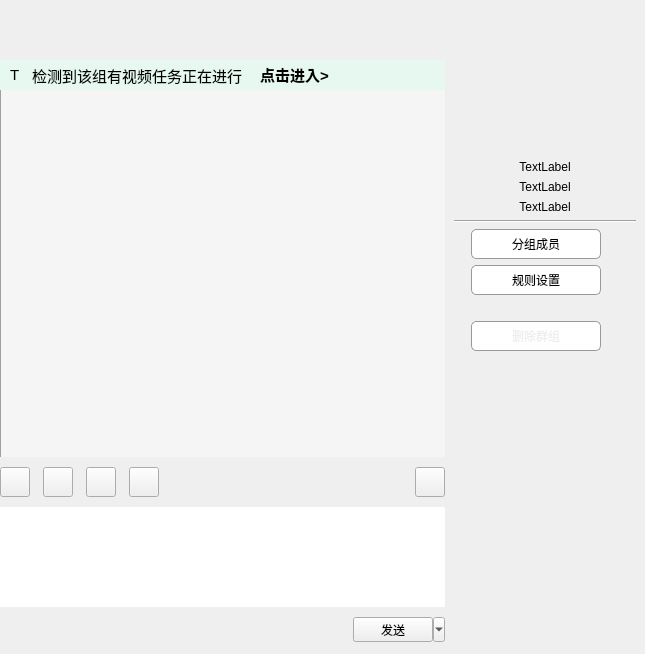
       <widget class="QWidget" name="widgetMsgArea" native="true">
        <property name="sizePolicy">
         <sizepolicy hsizetype="Preferred" vsizetype="Preferred">
          <horstretch>0</horstretch>
          <verstretch>0</verstretch>
         </sizepolicy>
        </property>
        <property name="minimumSize">
         <size>
          <width>0</width>
          <height>0</height>
         </size>
        </property>
        <property name="maximumSize">
         <size>
          <width>16777215</width>
          <height>16777215</height>
         </size>
        </property>
        <property name="mouseTracking">
         <bool>true</bool>
        </property>
        <property name="styleSheet">
         <string notr="true"/>
        </property>
        <layout class="QGridLayout" name="gridLayout_2">
         <property name="leftMargin">
          <number>0</number>
         </property>
         <property name="topMargin">
          <number>0</number>
         </property>
         <property name="rightMargin">
          <number>0</number>
         </property>
         <property name="bottomMargin">
          <number>0</number>
         </property>
         <property name="spacing">
          <number>0</number>
         </property>
         <item row="2" column="2">
          <widget class="QStackedWidget" name="stackedWidgetInfo">
           <property name="minimumSize">
            <size>
             <width>200</width>
             <height>0</height>
            </size>
           </property>
           <property name="maximumSize">
            <size>
             <width>200</width>
             <height>16777215</height>
            </size>
           </property>
           <property name="mouseTracking">
            <bool>true</bool>
           </property>
           <property name="styleSheet">
            <string notr="true">border-left:1px solid #eee</string>
           </property>
           <property name="currentIndex">
            <number>0</number>
           </property>
           <widget class="QWidget" name="pageContactsInfo">
            <property name="minimumSize">
             <size>
              <width>200</width>
              <height>0</height>
             </size>
            </property>
            <property name="maximumSize">
             <size>
              <width>200</width>
              <height>16777215</height>
             </size>
            </property>
            <property name="mouseTracking">
             <bool>true</bool>
            </property>
            <layout class="QGridLayout" name="gridLayout_5">
             <item row="5" column="1">
              <widget class="QPushButton" name="btnMem">
               <property name="minimumSize">
                <size>
                 <width>130</width>
                 <height>30</height>
                </size>
               </property>
               <property name="styleSheet">
                <string notr="true">border:1px solid #999; border-radius:5%;
background:#fff;</string>
               </property>
               <property name="text">
                <string>分组成员</string>
               </property>
              </widget>
             </item>
             <item row="10" column="1" alignment="Qt::AlignHCenter">
              <widget class="QPushButton" name="btnGrpDel">
               <property name="enabled">
                <bool>false</bool>
               </property>
               <property name="minimumSize">
                <size>
                 <width>130</width>
                 <height>30</height>
                </size>
               </property>
               <property name="maximumSize">
                <size>
                 <width>100</width>
                 <height>30</height>
                </size>
               </property>
               <property name="styleSheet">
                <string notr="true">border:1px solid #999; border-radius:5%;
background:#fff;
color:#eee;</string>
               </property>
               <property name="text">
                <string>删除群组</string>
               </property>
              </widget>
             </item>
             <item row="9" column="1" colspan="2" alignment="Qt::AlignLeft">
              <widget class="QLabel" name="labCreator">
               <property name="enabled">
                <bool>false</bool>
               </property>
               <property name="text">
                <string/>
               </property>
              </widget>
             </item>
             <item row="4" column="0" colspan="4">
              <widget class="Line" name="lineContactInfo">
               <property name="orientation">
                <enum>Qt::Horizontal</enum>
               </property>
              </widget>
             </item>
             <item row="2" column="0" colspan="4">
              <widget class="QLabel" name="labelGroup">
               <property name="text">
                <string>TextLabel</string>
               </property>
               <property name="alignment">
                <set>Qt::AlignCenter</set>
               </property>
              </widget>
             </item>
             <item row="0" column="1" colspan="2" alignment="Qt::AlignHCenter">
              <widget class="QPushButton" name="headIcoBtn">
               <property name="sizePolicy">
                <sizepolicy hsizetype="Fixed" vsizetype="Fixed">
                 <horstretch>0</horstretch>
                 <verstretch>0</verstretch>
                </sizepolicy>
               </property>
               <property name="minimumSize">
                <size>
                 <width>55</width>
                 <height>55</height>
                </size>
               </property>
               <property name="maximumSize">
                <size>
                 <width>55</width>
                 <height>55</height>
                </size>
               </property>
               <property name="autoFillBackground">
                <bool>false</bool>
               </property>
               <property name="styleSheet">
                <string notr="true">border:none;</string>
               </property>
               <property name="text">
                <string/>
               </property>
               <property name="hasborder" stdset="0">
                <bool>true</bool>
               </property>
              </widget>
             </item>
             <item row="13" column="1">
              <spacer name="verticalSpacer_2">
               <property name="orientation">
                <enum>Qt::Vertical</enum>
               </property>
               <property name="sizeHint" stdset="0">
                <size>
                 <width>20</width>
                 <height>294</height>
                </size>
               </property>
              </spacer>
             </item>
             <item row="3" column="0" colspan="4">
              <widget class="QLabel" name="labelMsgID">
               <property name="text">
                <string>TextLabel</string>
               </property>
               <property name="alignment">
                <set>Qt::AlignCenter</set>
               </property>
              </widget>
             </item>
             <item row="1" column="0" colspan="4">
              <widget class="QLabel" name="labelName">
               <property name="text">
                <string>TextLabel</string>
               </property>
               <property name="alignment">
                <set>Qt::AlignCenter</set>
               </property>
              </widget>
             </item>
             <item row="6" column="1" colspan="2" alignment="Qt::AlignLeft">
              <widget class="QPushButton" name="btnRule">
               <property name="minimumSize">
                <size>
                 <width>130</width>
                 <height>30</height>
                </size>
               </property>
               <property name="styleSheet">
                <string notr="true">border:1px solid #999; border-radius:5%;
background:#fff;</string>
               </property>
               <property name="text">
                <string>规则设置</string>
               </property>
              </widget>
             </item>
            </layout>
           </widget>
          </widget>
         </item>
         <item row="0" column="0" colspan="3">
          <widget class="QWidget" name="ContactsInfo_chat" native="true">
           <property name="minimumSize">
            <size>
             <width>0</width>
             <height>60</height>
            </size>
           </property>
           <property name="styleSheet">
            <string notr="true"/>
           </property>
           <layout class="QHBoxLayout" name="horizontalLayout_3">
            <property name="spacing">
             <number>0</number>
            </property>
            <property name="leftMargin">
             <number>26</number>
            </property>
            <property name="topMargin">
             <number>0</number>
            </property>
            <property name="rightMargin">
             <number>0</number>
            </property>
            <property name="bottomMargin">
             <number>0</number>
            </property>
            <item>
             <widget class="QLabel" name="labelContactsInfo_chat">
              <property name="sizePolicy">
               <sizepolicy hsizetype="Maximum" vsizetype="Maximum">
                <horstretch>0</horstretch>
                <verstretch>0</verstretch>
               </sizepolicy>
              </property>
              <property name="minimumSize">
               <size>
                <width>250</width>
                <height>20</height>
               </size>
              </property>
              <property name="maximumSize">
               <size>
                <width>16777215</width>
                <height>40</height>
               </size>
              </property>
              <property name="font">
               <font>
                <family>AdLib WGL4 BT</family>
                <pointsize>8</pointsize>
               </font>
              </property>
              <property name="styleSheet">
               <string notr="true"/>
              </property>
              <property name="frameShape">
               <enum>QFrame::NoFrame</enum>
              </property>
              <property name="text">
               <string/>
              </property>
             </widget>
            </item>
            <item>
             <spacer name="horizontalSpacer_5">
              <property name="orientation">
               <enum>Qt::Horizontal</enum>
              </property>
              <property name="sizeHint" stdset="0">
               <size>
                <width>40</width>
                <height>20</height>
               </size>
              </property>
             </spacer>
            </item>
            <item>
             <widget class="QPushButton" name="btnContactsInfo">
              <property name="minimumSize">
               <size>
                <width>0</width>
                <height>40</height>
               </size>
              </property>
              <property name="maximumSize">
               <size>
                <width>16777215</width>
                <height>40</height>
               </size>
              </property>
              <property name="text">
               <string/>
              </property>
              <property name="flat">
               <bool>true</bool>
              </property>
             </widget>
            </item>
           </layout>
          </widget>
         </item>
         <item row="2" column="1">
          <widget class="QWidget" name="widgetMsgSend" native="true">
           <property name="sizePolicy">
            <sizepolicy hsizetype="Expanding" vsizetype="Expanding">
             <horstretch>0</horstretch>
             <verstretch>0</verstretch>
            </sizepolicy>
           </property>
           <property name="mouseTracking">
            <bool>true</bool>
           </property>
           <layout class="QVBoxLayout" name="verticalLayout_3">
            <property name="spacing">
             <number>0</number>
            </property>
            <property name="leftMargin">
             <number>0</number>
            </property>
            <property name="topMargin">
             <number>0</number>
            </property>
            <property name="rightMargin">
             <number>0</number>
            </property>
            <property name="bottomMargin">
             <number>0</number>
            </property>
            <item>
             <widget class="WinMsgShow" name="widgetMsgShow" native="true">
              <property name="autoFillBackground">
               <bool>false</bool>
              </property>
              <property name="styleSheet">
               <string notr="true">background:rgb(245,245,245);
border-left:1px solid rgb(160,160,160);</string>
              </property>
             </widget>
            </item>
            <item>
             <widget class="QWidget" name="sendMsgInfo" native="true">
              <property name="minimumSize">
               <size>
                <width>0</width>
                <height>197</height>
               </size>
              </property>
              <property name="maximumSize">
               <size>
                <width>16777215</width>
                <height>197</height>
               </size>
              </property>
              <property name="styleSheet">
               <string notr="true"/>
              </property>
              <layout class="QGridLayout" name="gridLayout">
               <property name="leftMargin">
                <number>0</number>
               </property>
               <property name="topMargin">
                <number>0</number>
               </property>
               <property name="rightMargin">
                <number>0</number>
               </property>
               <property name="bottomMargin">
                <number>0</number>
               </property>
               <property name="horizontalSpacing">
                <number>13</number>
               </property>
               <property name="verticalSpacing">
                <number>0</number>
               </property>
               <item row="0" column="1">
                <widget class="QPushButton" name="btnFileSend">
                 <property name="minimumSize">
                  <size>
                   <width>30</width>
                   <height>30</height>
                  </size>
                 </property>
                 <property name="maximumSize">
                  <size>
                   <width>30</width>
                   <height>30</height>
                  </size>
                 </property>
                 <property name="cursor">
                  <cursorShape>PointingHandCursor</cursorShape>
                 </property>
                 <property name="text">
                  <string/>
                 </property>
                </widget>
               </item>
               <item row="0" column="2">
                <widget class="QPushButton" name="btnDisk">
                 <property name="minimumSize">
                  <size>
                   <width>30</width>
                   <height>30</height>
                  </size>
                 </property>
                 <property name="maximumSize">
                  <size>
                   <width>30</width>
                   <height>30</height>
                  </size>
                 </property>
                 <property name="cursor">
                  <cursorShape>PointingHandCursor</cursorShape>
                 </property>
                 <property name="styleSheet">
                  <string notr="true"/>
                 </property>
                 <property name="text">
                  <string/>
                 </property>
                 <property name="iconSize">
                  <size>
                   <width>30</width>
                   <height>30</height>
                  </size>
                 </property>
                </widget>
               </item>
               <item row="0" column="6" alignment="Qt::AlignRight">
                <widget class="QPushButton" name="btnVideo">
                 <property name="sizePolicy">
                  <sizepolicy hsizetype="Fixed" vsizetype="Fixed">
                   <horstretch>0</horstretch>
                   <verstretch>0</verstretch>
                  </sizepolicy>
                 </property>
                 <property name="minimumSize">
                  <size>
                   <width>30</width>
                   <height>30</height>
                  </size>
                 </property>
                 <property name="maximumSize">
                  <size>
                   <width>30</width>
                   <height>30</height>
                  </size>
                 </property>
                 <property name="cursor">
                  <cursorShape>PointingHandCursor</cursorShape>
                 </property>
                 <property name="text">
                  <string/>
                 </property>
                 <property name="hasborder" stdset="0">
                  <bool>true</bool>
                 </property>
                </widget>
               </item>
               <item row="0" column="0">
                <widget class="QPushButton" name="btnFace">
                 <property name="sizePolicy">
                  <sizepolicy hsizetype="Fixed" vsizetype="Fixed">
                   <horstretch>0</horstretch>
                   <verstretch>0</verstretch>
                  </sizepolicy>
                 </property>
                 <property name="minimumSize">
                  <size>
                   <width>30</width>
                   <height>30</height>
                  </size>
                 </property>
                 <property name="maximumSize">
                  <size>
                   <width>30</width>
                   <height>30</height>
                  </size>
                 </property>
                 <property name="cursor">
                  <cursorShape>PointingHandCursor</cursorShape>
                 </property>
                 <property name="text">
                  <string/>
                 </property>
                 <property name="checkable">
                  <bool>true</bool>
                 </property>
                 <property name="hasborder" stdset="0">
                  <bool>true</bool>
                 </property>
                </widget>
               </item>
               <item row="2" column="6">
                <widget class="QToolButton" name="btnSendImg">
                 <property name="minimumSize">
                  <size>
                   <width>92</width>
                   <height>24</height>
                  </size>
                 </property>
                 <property name="text">
                  <string>发送</string>
                 </property>
                 <property name="popupMode">
                  <enum>QToolButton::MenuButtonPopup</enum>
                 </property>
                 <property name="arrowType">
                  <enum>Qt::NoArrow</enum>
                 </property>
                 <property name="titleskin" stdset="0">
                  <bool>true</bool>
                 </property>
                </widget>
               </item>
               <item row="1" column="0" colspan="7">
                <widget class="WinMsgQTextEdit" name="sendMsg">
                 <property name="sizePolicy">
                  <sizepolicy hsizetype="Expanding" vsizetype="Fixed">
                   <horstretch>0</horstretch>
                   <verstretch>0</verstretch>
                  </sizepolicy>
                 </property>
                 <property name="minimumSize">
                  <size>
                   <width>0</width>
                   <height>100</height>
                  </size>
                 </property>
                 <property name="maximumSize">
                  <size>
                   <width>16777215</width>
                   <height>100</height>
                  </size>
                 </property>
                 <property name="focusPolicy">
                  <enum>Qt::ClickFocus</enum>
                 </property>
                 <property name="styleSheet">
                  <string notr="true">border:none;</string>
                 </property>
                 <property name="frameShape">
                  <enum>QFrame::Box</enum>
                 </property>
                 <property name="textInteractionFlags">
                  <set>Qt::TextEditorInteraction</set>
                 </property>
                </widget>
               </item>
               <item row="2" column="5">
                <spacer name="horizontalSpacer_10">
                 <property name="orientation">
                  <enum>Qt::Horizontal</enum>
                 </property>
                 <property name="sizeHint" stdset="0">
                  <size>
                   <width>151</width>
                   <height>20</height>
                  </size>
                 </property>
                </spacer>
               </item>
               <item row="2" column="0" colspan="5">
                <spacer name="horizontalSpacer">
                 <property name="orientation">
                  <enum>Qt::Horizontal</enum>
                 </property>
                 <property name="sizeType">
                  <enum>QSizePolicy::Preferred</enum>
                 </property>
                 <property name="sizeHint" stdset="0">
                  <size>
                   <width>126</width>
                   <height>20</height>
                  </size>
                 </property>
                </spacer>
               </item>
               <item row="0" column="4" colspan="2">
                <spacer name="horizontalSpacer_2">
                 <property name="orientation">
                  <enum>Qt::Horizontal</enum>
                 </property>
                 <property name="sizeType">
                  <enum>QSizePolicy::Fixed</enum>
                 </property>
                 <property name="sizeHint" stdset="0">
                  <size>
                   <width>168</width>
                   <height>20</height>
                  </size>
                 </property>
                </spacer>
               </item>
               <item row="0" column="3">
                <widget class="QPushButton" name="btnRemoteVideo">
                 <property name="minimumSize">
                  <size>
                   <width>30</width>
                   <height>30</height>
                  </size>
                 </property>
                 <property name="maximumSize">
                  <size>
                   <width>30</width>
                   <height>30</height>
                  </size>
                 </property>
                 <property name="text">
                  <string/>
                 </property>
                </widget>
               </item>
              </layout>
             </widget>
            </item>
           </layout>
          </widget>
         </item>
         <item row="1" column="0" colspan="2">
          <widget class="QWidget" name="video_ing_widget" native="true">
           <property name="minimumSize">
            <size>
             <width>0</width>
             <height>30</height>
            </size>
           </property>
           <property name="maximumSize">
            <size>
             <width>16777215</width>
             <height>16777215</height>
            </size>
           </property>
           <property name="sizeIncrement">
            <size>
             <width>0</width>
             <height>0</height>
            </size>
           </property>
           <property name="styleSheet">
            <string notr="true">background:#e6f8ef;font-size:15px;</string>
           </property>
           <layout class="QHBoxLayout" name="horizontalLayout_8">
            <property name="leftMargin">
             <number>10</number>
            </property>
            <property name="topMargin">
             <number>0</number>
            </property>
            <property name="rightMargin">
             <number>30</number>
            </property>
            <property name="bottomMargin">
             <number>0</number>
            </property>
            <item>
             <widget class="QLabel" name="ico_video_ing">
              <property name="maximumSize">
               <size>
                <width>16</width>
                <height>16</height>
               </size>
              </property>
              <property name="text">
               <string>T</string>
              </property>
             </widget>
            </item>
            <item>
             <widget class="QLabel" name="video_ing_lab">
              <property name="text">
               <string>检测到该组有视频任务正在进行</string>
              </property>
             </widget>
            </item>
            <item alignment="Qt::AlignRight">
             <widget class="QPushButton" name="video_in_do">
              <property name="cursor">
               <cursorShape>PointingHandCursor</cursorShape>
              </property>
              <property name="styleSheet">
               <string notr="true">border:none;font-weight:bold;</string>
              </property>
              <property name="text">
               <string>点击进入&gt;</string>
              </property>
             </widget>
            </item>
            <item>
             <widget class="QLabel" name="iTaskId_lab">
              <property name="text">
               <string/>
              </property>
             </widget>
            </item>
           </layout>
          </widget>
         </item>
        </layout>
       </widget>
